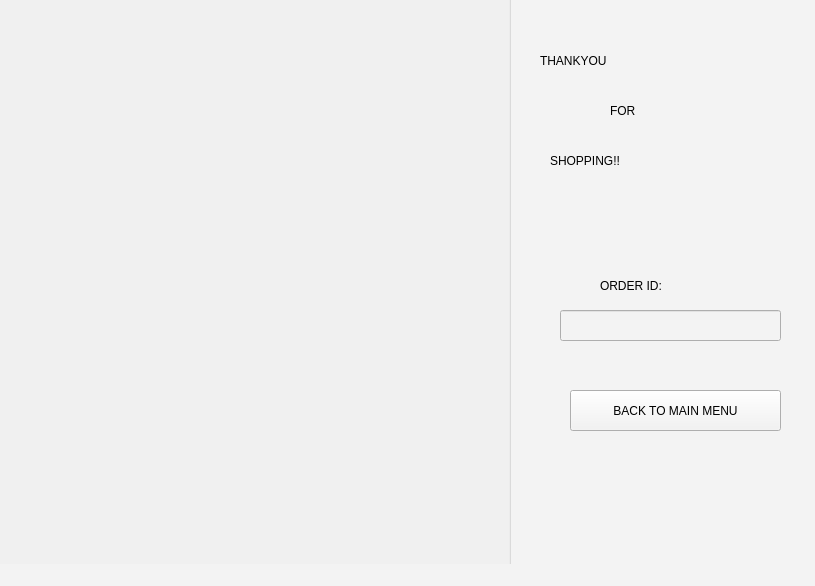
<?xml version="1.0" encoding="UTF-8"?>
<ui version="4.0">
 <class>MainWindow</class>
 <widget class="QMainWindow" name="MainWindow">
  <property name="geometry">
   <rect>
    <x>0</x>
    <y>0</y>
    <width>815</width>
    <height>586</height>
   </rect>
  </property>
  <property name="windowTitle">
   <string>MainWindow</string>
  </property>
  <property name="styleSheet">
   <string notr="true">background-color: rgb(243, 243, 243);</string>
  </property>
  <widget class="QWidget" name="centralwidget">
   <widget class="QGroupBox" name="groupBox">
    <property name="geometry">
     <rect>
      <x>-30</x>
      <y>-30</y>
      <width>541</width>
      <height>611</height>
     </rect>
    </property>
    <property name="styleSheet">
     <string notr="true">background-image:url('C:/Users/USER/Desktop/CUI/shop.jpeg')</string>
    </property>
    <property name="title">
     <string/>
    </property>
    <widget class="QGroupBox" name="groupBox_4">
     <property name="geometry">
      <rect>
       <x>630</x>
       <y>250</y>
       <width>151</width>
       <height>151</height>
      </rect>
     </property>
     <property name="styleSheet">
      <string notr="true">background-image:url('C:/Users/USER/Desktop/CUI/bag.png')</string>
     </property>
     <property name="title">
      <string/>
     </property>
    </widget>
   </widget>
   <widget class="QPushButton" name="mmbutton">
    <property name="geometry">
     <rect>
      <x>570</x>
      <y>390</y>
      <width>211</width>
      <height>41</height>
     </rect>
    </property>
    <property name="styleSheet">
     <string notr="true">font: 75 italic 11pt &quot;Bodoni MT&quot;;

background-image: url('C:/Users/USER/Downloads/Project_DB(updated ui)/tbg.jpeg')</string>
    </property>
    <property name="text">
     <string>BACK TO MAIN MENU</string>
    </property>
   </widget>
   <widget class="QLineEdit" name="DisplayOrderId">
    <property name="geometry">
     <rect>
      <x>560</x>
      <y>310</y>
      <width>221</width>
      <height>31</height>
     </rect>
    </property>
   </widget>
   <widget class="QLabel" name="label">
    <property name="geometry">
     <rect>
      <x>600</x>
      <y>270</y>
      <width>151</width>
      <height>31</height>
     </rect>
    </property>
    <property name="styleSheet">
     <string notr="true">font: 75 italic 14pt &quot;Bodoni MT&quot;;</string>
    </property>
    <property name="text">
     <string>ORDER ID:</string>
    </property>
   </widget>
   <widget class="QLabel" name="label_2">
    <property name="geometry">
     <rect>
      <x>540</x>
      <y>10</y>
      <width>241</width>
      <height>101</height>
     </rect>
    </property>
    <property name="styleSheet">
     <string notr="true">font: 75 italic 22pt &quot;Bodoni MT&quot;;</string>
    </property>
    <property name="text">
     <string>THANKYOU</string>
    </property>
   </widget>
   <widget class="QLabel" name="label_3">
    <property name="geometry">
     <rect>
      <x>610</x>
      <y>90</y>
      <width>111</width>
      <height>41</height>
     </rect>
    </property>
    <property name="styleSheet">
     <string notr="true">font: 75 italic 22pt &quot;Bodoni MT&quot;;</string>
    </property>
    <property name="text">
     <string>FOR </string>
    </property>
   </widget>
   <widget class="QLabel" name="label_4">
    <property name="geometry">
     <rect>
      <x>550</x>
      <y>130</y>
      <width>211</width>
      <height>61</height>
     </rect>
    </property>
    <property name="styleSheet">
     <string notr="true">font: 75 italic 22pt &quot;Bodoni MT&quot;;</string>
    </property>
    <property name="text">
     <string>SHOPPING!!</string>
    </property>
   </widget>
  </widget>
  <widget class="QMenuBar" name="menubar">
   <property name="geometry">
    <rect>
     <x>0</x>
     <y>0</y>
     <width>815</width>
     <height>26</height>
    </rect>
   </property>
  </widget>
  <widget class="QStatusBar" name="statusbar"/>
 </widget>
 <resources/>
 <connections/>
</ui>
